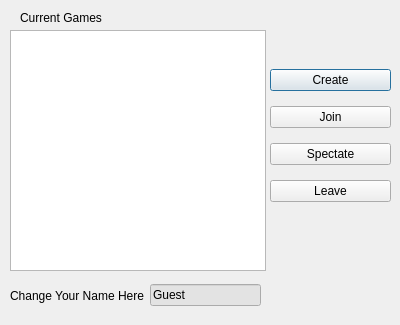
<?xml version="1.0" encoding="UTF-8"?>
<ui version="4.0">
 <class>UdpTest</class>
 <widget class="QDialog" name="UdpTest">
  <property name="geometry">
   <rect>
    <x>0</x>
    <y>0</y>
    <width>400</width>
    <height>325</height>
   </rect>
  </property>
  <property name="windowTitle">
   <string>Onlline Games</string>
  </property>
  <widget class="QListWidget" name="List">
   <property name="geometry">
    <rect>
     <x>10</x>
     <y>30</y>
     <width>256</width>
     <height>241</height>
    </rect>
   </property>
  </widget>
  <widget class="QWidget" name="verticalLayoutWidget">
   <property name="geometry">
    <rect>
     <x>270</x>
     <y>60</y>
     <width>121</width>
     <height>151</height>
    </rect>
   </property>
   <layout class="QVBoxLayout" name="verticalLayout">
    <item>
     <widget class="QPushButton" name="Create_Button">
      <property name="text">
       <string>Create</string>
      </property>
     </widget>
    </item>
    <item>
     <widget class="QPushButton" name="Join_Button">
      <property name="text">
       <string>Join</string>
      </property>
     </widget>
    </item>
    <item>
     <widget class="QPushButton" name="Spectate_Button">
      <property name="text">
       <string>Spectate</string>
      </property>
     </widget>
    </item>
    <item>
     <widget class="QPushButton" name="Leave_Button">
      <property name="text">
       <string>Leave</string>
      </property>
     </widget>
    </item>
   </layout>
  </widget>
  <widget class="QLabel" name="label">
   <property name="geometry">
    <rect>
     <x>20</x>
     <y>10</y>
     <width>91</width>
     <height>16</height>
    </rect>
   </property>
   <property name="text">
    <string>Current Games</string>
   </property>
  </widget>
  <widget class="QWidget" name="horizontalLayoutWidget">
   <property name="geometry">
    <rect>
     <x>10</x>
     <y>270</y>
     <width>251</width>
     <height>51</height>
    </rect>
   </property>
   <layout class="QHBoxLayout" name="horizontalLayout">
    <item>
     <widget class="QLabel" name="ChangeName">
      <property name="text">
       <string>Change Your Name Here</string>
      </property>
     </widget>
    </item>
    <item>
     <widget class="QLineEdit" name="lineEdit">
      <property name="palette">
       <palette>
        <active>
         <colorrole role="Base">
          <brush brushstyle="SolidPattern">
           <color alpha="255">
            <red>227</red>
            <green>227</green>
            <blue>227</blue>
           </color>
          </brush>
         </colorrole>
        </active>
        <inactive>
         <colorrole role="Base">
          <brush brushstyle="SolidPattern">
           <color alpha="255">
            <red>227</red>
            <green>227</green>
            <blue>227</blue>
           </color>
          </brush>
         </colorrole>
        </inactive>
        <disabled>
         <colorrole role="Base">
          <brush brushstyle="SolidPattern">
           <color alpha="255">
            <red>240</red>
            <green>240</green>
            <blue>240</blue>
           </color>
          </brush>
         </colorrole>
        </disabled>
       </palette>
      </property>
      <property name="text">
       <string>Guest</string>
      </property>
     </widget>
    </item>
   </layout>
  </widget>
 </widget>
 <resources/>
 <connections/>
</ui>
